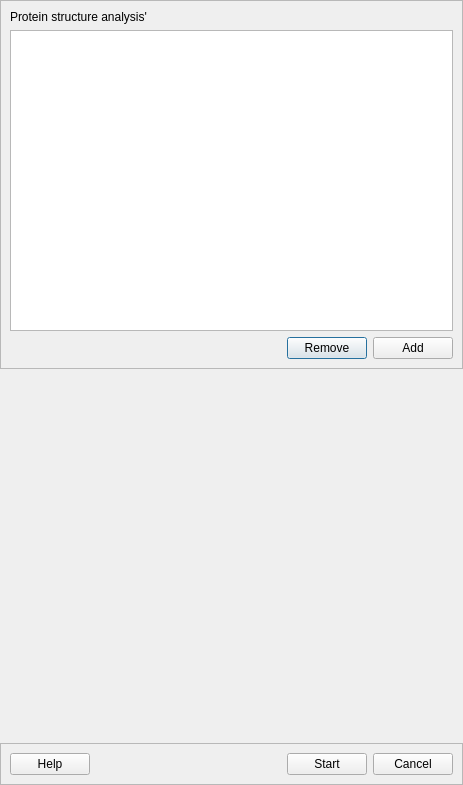
<?xml version="1.0" encoding="UTF-8"?>
<ui version="4.0">
 <class>Dialog</class>
 <widget class="QDialog" name="Dialog">
  <property name="geometry">
   <rect>
    <x>0</x>
    <y>0</y>
    <width>463</width>
    <height>785</height>
   </rect>
  </property>
  <property name="windowTitle">
   <string>Dialog</string>
  </property>
  <layout class="QVBoxLayout" name="verticalLayout_2">
   <property name="leftMargin">
    <number>0</number>
   </property>
   <property name="topMargin">
    <number>0</number>
   </property>
   <property name="rightMargin">
    <number>0</number>
   </property>
   <property name="bottomMargin">
    <number>0</number>
   </property>
   <item>
    <widget class="QFrame" name="frame_main">
     <property name="frameShape">
      <enum>QFrame::StyledPanel</enum>
     </property>
     <property name="frameShadow">
      <enum>QFrame::Raised</enum>
     </property>
     <layout class="QVBoxLayout" name="verticalLayout">
      <item>
       <layout class="QVBoxLayout" name="verticalLayout_45">
        <item>
         <widget class="QLabel" name="lbl_distance_analysis_overview">
          <property name="text">
           <string>Protein structure analysis'</string>
          </property>
         </widget>
        </item>
        <item>
         <widget class="QListWidget" name="list_distance_analysis_overview">
          <property name="sizePolicy">
           <sizepolicy hsizetype="Expanding" vsizetype="Expanding">
            <horstretch>0</horstretch>
            <verstretch>0</verstretch>
           </sizepolicy>
          </property>
          <property name="minimumSize">
           <size>
            <width>0</width>
            <height>0</height>
           </size>
          </property>
          <property name="maximumSize">
           <size>
            <width>16777215</width>
            <height>16777215</height>
           </size>
          </property>
         </widget>
        </item>
        <item>
         <layout class="QHBoxLayout" name="horizontalLayout_21">
          <item>
           <spacer name="horizontalSpacer_7">
            <property name="orientation">
             <enum>Qt::Horizontal</enum>
            </property>
            <property name="sizeHint" stdset="0">
             <size>
              <width>40</width>
              <height>20</height>
             </size>
            </property>
           </spacer>
          </item>
          <item>
           <widget class="QPushButton" name="btn_distance_analysis_remove">
            <property name="text">
             <string>Remove</string>
            </property>
           </widget>
          </item>
          <item>
           <widget class="QPushButton" name="btn_distance_analysis_add">
            <property name="text">
             <string>Add</string>
            </property>
           </widget>
          </item>
         </layout>
        </item>
       </layout>
      </item>
     </layout>
    </widget>
   </item>
   <item>
    <spacer name="verticalSpacer">
     <property name="orientation">
      <enum>Qt::Vertical</enum>
     </property>
     <property name="sizeHint" stdset="0">
      <size>
       <width>17</width>
       <height>13</height>
      </size>
     </property>
    </spacer>
   </item>
   <item>
    <widget class="QFrame" name="frame_bottom">
     <property name="frameShape">
      <enum>QFrame::StyledPanel</enum>
     </property>
     <property name="frameShadow">
      <enum>QFrame::Raised</enum>
     </property>
     <layout class="QHBoxLayout" name="horizontalLayout_2" stretch="0">
      <item>
       <layout class="QHBoxLayout" name="horizontalLayout">
        <item>
         <widget class="QPushButton" name="btn_help">
          <property name="text">
           <string>Help</string>
          </property>
         </widget>
        </item>
        <item>
         <spacer name="horizontalSpacer_47">
          <property name="orientation">
           <enum>Qt::Horizontal</enum>
          </property>
          <property name="sizeHint" stdset="0">
           <size>
            <width>40</width>
            <height>20</height>
           </size>
          </property>
         </spacer>
        </item>
        <item>
         <widget class="QPushButton" name="btn_distance_analysis_start">
          <property name="text">
           <string>Start</string>
          </property>
         </widget>
        </item>
        <item>
         <widget class="QPushButton" name="btn_cancel">
          <property name="text">
           <string>Cancel</string>
          </property>
         </widget>
        </item>
       </layout>
      </item>
     </layout>
    </widget>
   </item>
  </layout>
 </widget>
 <resources/>
 <connections/>
</ui>
